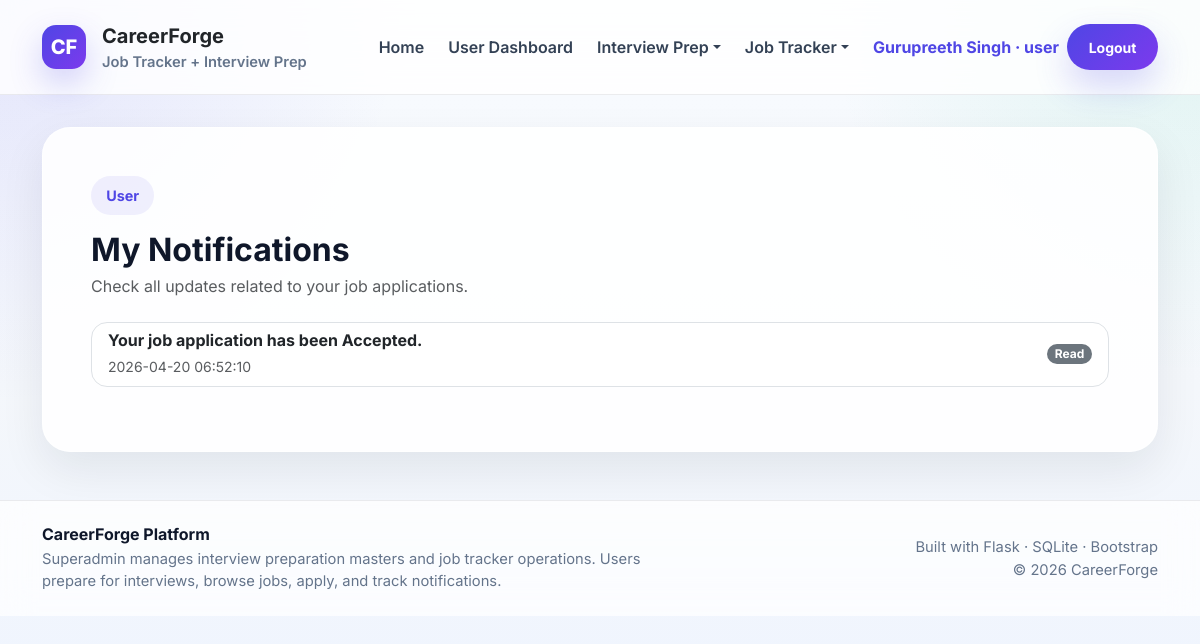
The app's page /notifications (signed in) with its own data.
### tables this page shows
CREATE TABLE notifications (
            id INTEGER PRIMARY KEY AUTOINCREMENT,
            user_id INTEGER NOT NULL,
            message TEXT,
            is_read INTEGER DEFAULT 0,
            created_at TIMESTAMP DEFAULT CURRENT_TIMESTAMP,
            FOREIGN KEY (user_id) REFERENCES users(id) ON DELETE CASCADE
        );

### app.py (the view)
@app.route("/notifications")
@login_required
@role_required("user")
def notifications():
    db = get_db()
    notes = db.execute(
        """
        SELECT *
        FROM notifications
        WHERE user_id = ?
        ORDER BY id DESC
        """,
        (session["user_id"],),
    ).fetchall()
    return render_template("notifications.html", notes=notes)

### app.py (called while the page is built)
def get_db():
    if "db" not in g:
        g.db = sqlite3.connect(DATABASE)
        g.db.row_factory = sqlite3.Row
        g.db.execute("PRAGMA foreign_keys = ON")
    return g.db

def login_required(f):
    @wraps(f)
    def decorated_function(*args, **kwargs):
        if "user_id" not in session:
            flash("Please login first.", "warning")
            return redirect(url_for("login"))
        return f(*args, **kwargs)
    return decorated_function

def role_required(required_role):
    def decorator(f):
        @wraps(f)
        def decorated_function(*args, **kwargs):
            if "user_id" not in session:
                flash("Please login first.", "warning")
                return redirect(url_for("login"))
            if session.get("role") != required_role:
                flash("You are not authorized to access this page.", "danger")
                return redirect(url_for("login"))
            return f(*args, **kwargs)
        return decorated_function
    return decorator

@app.context_processor
def inject_user():
    unread_notifications = 0
    if "user_id" in session:
        try:
            db = get_db()
            unread_notifications = db.execute(
                """
                SELECT COUNT(*) AS count
                FROM notifications
                WHERE user_id = ? AND is_read = 0
                """,
                (session.get("user_id"),),
            ).fetchone()["count"]
        except Exception:
            unread_notifications = 0
    return {
        "current_user_name": session.get("full_name"),
        "current_user_role": session.get("role"),
        "current_user_id": session.get("user_id"),
        "is_logged_in": "user_id" in session,
        "unread_notifications_count": unread_notifications,
    }

### templates/notifications.html (shortened to what this page needs)
{% extends "base.html" %}
{% block content %}
<div class="glass-card p-4 p-md-5">
    <div class="d-flex justify-content-between align-items-center flex-wrap gap-2 mb-4">
        <div>
            <span class="section-pill">User</span>
            <h2 class="fw-bold mt-3 mb-1">My Notifications</h2>
            <p class="text-muted mb-0">Check all updates related to your job applications.</p>
        </div>
    </div>
    <div class="list-group list-group-flush">
        {% if notes %}
        {% for note in notes %}
        <a href="{{ url_for('single_notification', notification_id=note.id) }}"
            class="list-group-item list-group-item-action border rounded-4 mb-3">
            <div class="d-flex justify-content-between align-items-center flex-wrap gap-2">
                <div>
                    <h6 class="fw-bold mb-1">{{ note.message }}</h6>
                    <small class="text-muted">{{ note.created_at }}</small>
                </div>
                {% if note.is_read == 0 %}
                <span class="badge bg-danger rounded-pill">New</span>
                {% else %}
                <span class="badge bg-secondary rounded-pill">Read</span>
                {% endif %}
            </div>
        </a>
        {% endfor %}
        {% else %}
        <div class="text-center text-muted py-4">No notifications available.</div>
        {% endif %}
    </div>
</div>
{% endblock %}

### templates/base.html (style rules this page uses)
:root { --text: #0f172a; --muted: #64748b; --line: rgba(15, 23, 42, 0.08); --card: rgba(255, 255, 255, 0.88); --primary: #4f46e5; --primary-2: #7c3aed; --success: #059669; --warning: #d97706; --danger: #dc2626; }
body { margin: 0; font-family: "Inter", sans-serif; color: var(--text); background: radial-gradient(circle at top left, rgba(79, 70, 229, 0.12), transparent 28%), radial-gradient(circle at top right, rgba(16, 185, 129, 0.10), transparent 26%), linear-gradient(180deg, #f8fbff 0%, #f4f7fb 48%, #eef4ff 100%); min-height: 100vh; }
.glass-card { background: var(--card); border: 1px solid rgba(255, 255, 255, 0.7); box-shadow: 0 18px 45px rgba(15, 23, 42, 0.08); border-radius: 28px; }
.section-pill { display: inline-flex; align-items: center; gap: .5rem; border-radius: 999px; padding: .55rem .95rem; background: rgba(79, 70, 229, 0.08); color: var(--primary); font-size: .9rem; font-weight: 700; }

### records on screen
notifications: message "Your job application has been Accepted.", created_at "2026-04-20 06:52:10", is_read "Read"

### other values on screen
{{ current_user_name }} "Gurupreeth Singh"
{{ current_user_role }} "user"
